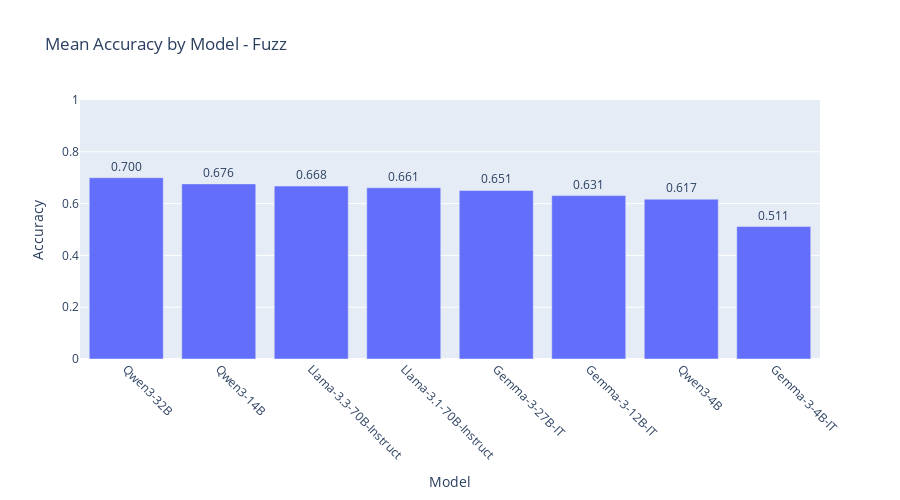
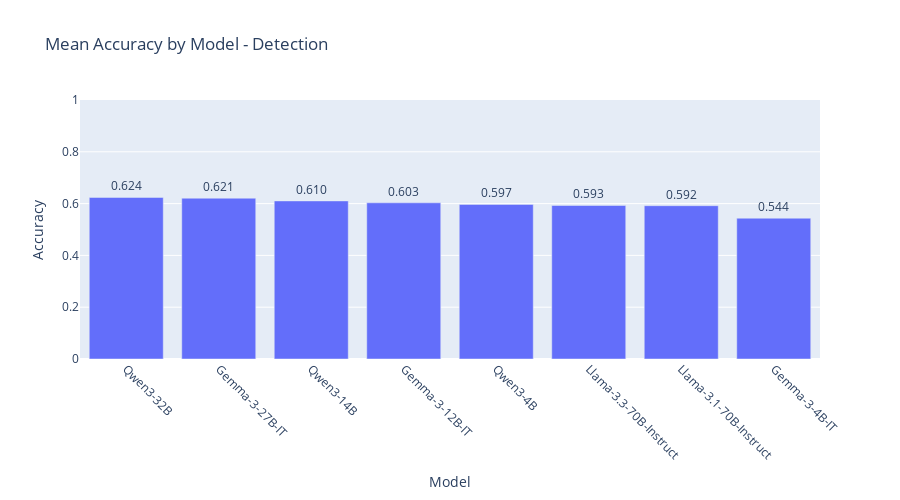

Notebook source saved alongside these figures, in order:
### Markdown cell above
## 4. Generate Mean Accuracy Bar Charts

Create bar charts displaying mean accuracy for each model and score type.

### Code cell
# Generate inline bar charts for mean accuracy and save to files
print("Generating mean accuracy bar charts...")

# Create inline bar charts for each score type
for score_type in accuracy_df['score_type'].unique():
    score_df = accuracy_df[accuracy_df['score_type'] == score_type].sort_values('accuracy', ascending=False)
    
    # Create inline bar chart
    fig = px.bar(
        score_df,
        x='model',
        y='accuracy',
        title=f'Mean Accuracy by Model - {score_type.title()}',
        text='accuracy'
    )
    fig.update_layout(
        yaxis_range=[0, 1],
        xaxis_title="Model",
        yaxis_title="Accuracy",
        xaxis={'tickangle': 45},
        height=500
    )
    fig.update_traces(texttemplate='%{text:.3f}', textposition='outside')
    
    # Show inline
    fig.show()
    
    # Save to file in both PDF and PNG formats
    output_file_pdf = visualizations_dir / f"accuracy_bar_{score_type}.pdf"
    output_file_png = visualizations_dir / f"accuracy_bar_{score_type}.png"
    fig.write_image(str(output_file_pdf))
    fig.write_image(str(output_file_png))
    print(f"Saved bar chart: {output_file_pdf}")
    print(f"Saved bar chart: {output_file_png}")

# Display accuracy rankings
print("\nModel accuracy rankings:")
for score_type in accuracy_df['score_type'].unique():
    score_df = accuracy_df[accuracy_df['score_type'] == score_type].sort_values('accuracy', ascending=False)
    print(f"\n{score_type.title()} Accuracy Rankings:")
    for i, (_, row) in enumerate(score_df.iterrows(), 1):
        print(f"  {i}. {row['model']}: {row['accuracy']:.3f}")

print(f"\nBar charts saved to {visualizations_dir}")

### Figure 1 — Plotly figure (JSON) as saved in the notebook; plotly's stock layout.template omitted (floating-point values rounded to 4 significant figures)
{"data": [{"hovertemplate": "model=%{x}<br>accuracy=%{text}<extra></extra>", "legendgroup": "", "marker": {"color": "#636efa", "pattern": {"shape": ""}}, "name": "", "orientation": "v", "showlegend": false, "text": [0.7, 0.6761, 0.6677, 0.6612, 0.6507, 0.6309, 0.6171, 0.5115], "textposition": "outside", "texttemplate": "%{text:.3f}", "type": "bar", "x": ["Qwen3-32B", "Qwen3-14B", "Llama-3.3-70B-Instruct", "Llama-3.1-70B-Instruct", "Gemma-3-27B-IT", "Gemma-3-12B-IT", "Qwen3-4B", "Gemma-3-4B-IT"], "xaxis": "x", "y": [0.7, 0.6761, 0.6677, 0.6612, 0.6507, 0.6309, 0.6171, 0.5115], "yaxis": "y"}], "layout": {"barmode": "relative", "height": 500, "legend": {"tracegroupgap": 0}, "title": {"text": "Mean Accuracy by Model - Fuzz"}, "xaxis": {"anchor": "y", "domain": [0, 1], "tickangle": 45, "title": {"text": "Model"}}, "yaxis": {"anchor": "x", "domain": [0, 1], "range": [0, 1], "title": {"text": "Accuracy"}}}}

### Figure 2 — Plotly figure (JSON) as saved in the notebook; plotly's stock layout.template omitted (floating-point values rounded to 4 significant figures)
{"data": [{"hovertemplate": "model=%{x}<br>accuracy=%{text}<extra></extra>", "legendgroup": "", "marker": {"color": "#636efa", "pattern": {"shape": ""}}, "name": "", "orientation": "v", "showlegend": false, "text": [0.6239, 0.6209, 0.6104, 0.6031, 0.5968, 0.5927, 0.5919, 0.5437], "textposition": "outside", "texttemplate": "%{text:.3f}", "type": "bar", "x": ["Qwen3-32B", "Gemma-3-27B-IT", "Qwen3-14B", "Gemma-3-12B-IT", "Qwen3-4B", "Llama-3.3-70B-Instruct", "Llama-3.1-70B-Instruct", "Gemma-3-4B-IT"], "xaxis": "x", "y": [0.6239, 0.6209, 0.6104, 0.6031, 0.5968, 0.5927, 0.5919, 0.5437], "yaxis": "y"}], "layout": {"barmode": "relative", "height": 500, "legend": {"tracegroupgap": 0}, "title": {"text": "Mean Accuracy by Model - Detection"}, "xaxis": {"anchor": "y", "domain": [0, 1], "tickangle": 45, "title": {"text": "Model"}}, "yaxis": {"anchor": "x", "domain": [0, 1], "range": [0, 1], "title": {"text": "Accuracy"}}}}
